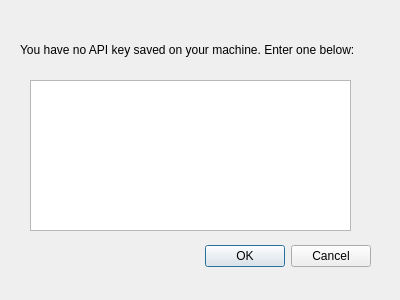
<?xml version="1.0" encoding="UTF-8"?>
<ui version="4.0">
 <class>ApiKeyConfigWindow</class>
 <widget class="QDialog" name="ApiKeyConfigWindow">
  <property name="geometry">
   <rect>
    <x>0</x>
    <y>0</y>
    <width>400</width>
    <height>300</height>
   </rect>
  </property>
  <property name="windowTitle">
   <string>Dialog</string>
  </property>
  <widget class="QDialogButtonBox" name="OkButton">
   <property name="geometry">
    <rect>
     <x>30</x>
     <y>240</y>
     <width>341</width>
     <height>32</height>
    </rect>
   </property>
   <property name="orientation">
    <enum>Qt::Orientation::Horizontal</enum>
   </property>
   <property name="standardButtons">
    <set>QDialogButtonBox::StandardButton::Cancel|QDialogButtonBox::StandardButton::Ok</set>
   </property>
  </widget>
  <widget class="QLabel" name="NoKeyLabel">
   <property name="geometry">
    <rect>
     <x>20</x>
     <y>40</y>
     <width>361</width>
     <height>20</height>
    </rect>
   </property>
   <property name="text">
    <string>You have no API key saved on your machine. Enter one below:</string>
   </property>
  </widget>
  <widget class="QTextEdit" name="ApiKeyTextEdit">
   <property name="geometry">
    <rect>
     <x>30</x>
     <y>80</y>
     <width>321</width>
     <height>151</height>
    </rect>
   </property>
  </widget>
 </widget>
 <resources/>
 <connections>
  <connection>
   <sender>OkButton</sender>
   <signal>accepted()</signal>
   <receiver>ApiKeyConfigWindow</receiver>
   <slot>accept()</slot>
   <hints>
    <hint type="sourcelabel">
     <x>248</x>
     <y>254</y>
    </hint>
    <hint type="destinationlabel">
     <x>157</x>
     <y>274</y>
    </hint>
   </hints>
  </connection>
  <connection>
   <sender>OkButton</sender>
   <signal>rejected()</signal>
   <receiver>ApiKeyConfigWindow</receiver>
   <slot>reject()</slot>
   <hints>
    <hint type="sourcelabel">
     <x>316</x>
     <y>260</y>
    </hint>
    <hint type="destinationlabel">
     <x>286</x>
     <y>274</y>
    </hint>
   </hints>
  </connection>
 </connections>
</ui>
